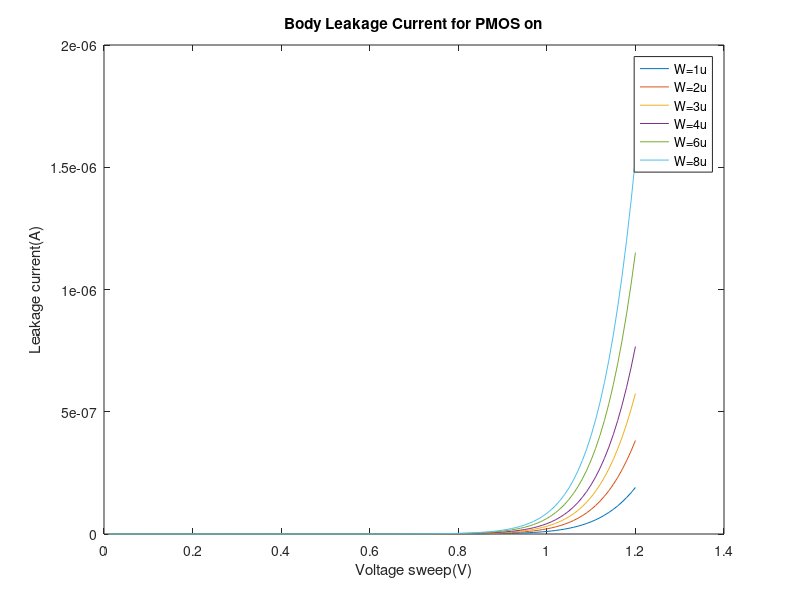

Write the MATLAB code that produced this figure.
x = [ 1.00000000e-02 2.00000000e-02 3.00000000e-02 4.00000000e-02 5.00000000e-02 6.00000000e-02 7.00000000e-02 8.00000000e-02 9.00000000e-02 1.00000000e-01 1.10000000e-01 1.20000000e-01 1.30000000e-01 1.40000000e-01 1.50000000e-01 1.60000000e-01 1.70000000e-01 1.80000000e-01 1.90000000e-01 2.00000000e-01 2.10000000e-01 2.20000000e-01 2.30000000e-01 2.40000000e-01 2.50000000e-01 2.60000000e-01 2.70000000e-01 2.80000000e-01 2.90000000e-01 3.00000000e-01 3.10000000e-01 3.20000000e-01 3.30000000e-01 3.40000000e-01 3.50000000e-01 3.60000000e-01 3.70000000e-01 3.80000000e-01 3.90000000e-01 4.00000000e-01 4.10000000e-01 4.20000000e-01 4.30000000e-01 4.40000000e-01 4.50000000e-01 4.60000000e-01 4.70000000e-01 4.80000000e-01 4.90000000e-01 5.00000000e-01 5.10000000e-01 5.20000000e-01 5.30000000e-01 5.40000000e-01 5.50000000e-01 5.60000000e-01 5.70000000e-01 5.80000000e-01 5.90000000e-01 6.00000000e-01 6.10000000e-01 6.20000000e-01 6.30000000e-01 6.40000000e-01 6.50000000e-01 6.60000000e-01 6.70000000e-01 6.80000000e-01 6.90000000e-01 7.00000000e-01 7.10000000e-01 7.20000000e-01 7.30000000e-01 7.40000000e-01 7.50000000e-01 7.60000000e-01 7.70000000e-01 7.80000000e-01 7.90000000e-01 8.00000000e-01 8.10000000e-01 8.20000000e-01 8.30000000e-01 8.40000000e-01 8.50000000e-01 8.60000000e-01 8.70000000e-01 8.80000000e-01 8.90000000e-01 9.00000000e-01 9.10000000e-01 9.20000000e-01 9.30000000e-01 9.40000000e-01 9.50000000e-01 9.60000000e-01 9.70000000e-01 9.80000000e-01 9.90000000e-01 1.00000000e+00 1.01000000e+00 1.02000000e+00 1.03000000e+00 1.04000000e+00 1.05000000e+00 1.06000000e+00 1.07000000e+00 1.08000000e+00 1.09000000e+00 1.10000000e+00 1.11000000e+00 1.12000000e+00 1.13000000e+00 1.14000000e+00 1.15000000e+00 1.16000000e+00 1.17000000e+00 1.18000000e+00 1.19000000e+00 1.20000000e+00];
I1 = [  2.74438675e-16 5.58797800e-16 8.53917631e-16 1.16042159e-15 1.47798440e-15 1.80866606e-15 2.15365920e-15 2.51274695e-15 2.89265140e-15 3.29033675e-15 3.71707873e-15 4.17157628e-15 4.66120198e-15 5.19766521e-15 5.79007328e-15 6.44232931e-15 7.17915311e-15 8.01659086e-15 8.97545926e-15 1.00830802e-14 1.13797860e-14 1.28994038e-14 1.46939752e-14 1.68346240e-14 1.93803307e-14 2.24247704e-14 2.60893737e-14 3.04903672e-14 3.58055599e-14 4.22205673e-14 4.99635056e-14 5.93206040e-14 7.06388073e-14 8.43205714e-14 1.00862894e-13 1.20852113e-13 1.45009872e-13 1.74181849e-13 2.09396736e-13 2.51874910e-13 3.03090886e-13 3.64815816e-13 4.39160860e-13 5.28636163e-13 6.36294836e-13 7.65734698e-13 9.21287352e-13 1.10814656e-12 1.33249314e-12 1.60169621e-12 1.92464274e-12 2.31184516e-12 2.77594094e-12 3.33198052e-12 3.99793046e-12 4.79525274e-12 5.74952759e-12 6.89128789e-12 8.25698884e-12 9.89001936e-12 1.18422147e-11 1.41752773e-11 1.69627576e-11 2.02923563e-11 2.42684813e-11 2.90155261e-11 3.46815823e-11 4.14429654e-11 4.95095475e-11 5.91310317e-11 7.06044685e-11 8.42831586e-11 1.00587115e-10 1.20015583e-10 1.43161748e-10 1.70730137e-10 2.03557258e-10 2.42635819e-10 2.89143411e-10 3.44476225e-10 4.10288657e-10 4.88539955e-10 5.81548632e-10 6.92056440e-10 8.23302770e-10 9.79111504e-10 1.16399161e-09 1.38325385e-09 1.64314513e-09 1.95100291e-09 2.31543176e-09 2.74650384e-09 3.25598577e-09 3.85759301e-09 4.56727314e-09 5.40351825e-09 6.38770594e-09 7.54446709e-09 8.90207660e-09 1.04928619e-08 1.23536217e-08 1.45260447e-08 1.70571169e-08 1.99995019e-08 2.34118806e-08 2.73592318e-08 3.19130403e-08 3.71514169e-08 4.31591223e-08 5.00274898e-08 5.78542485e-08 6.67432589e-08 7.68041764e-08 8.81520693e-08 1.00907019e-07 1.15193736e-07 1.31141227e-07 1.48882534e-07 1.68554582e-07 1.90298142e-07];
I2 = [  5.51614960e-16 1.12350450e-15 1.71672572e-15 2.33157677e-15 2.97049711e-15 3.63554672e-15 4.32726771e-15 5.05324949e-15 5.81327521e-15 6.61840374e-15 7.47102033e-15 8.38608696e-15 9.37184358e-15 1.04469385e-14 1.16343567e-14 1.29527465e-14 1.44307309e-14 1.61099432e-14 1.80411242e-14 2.02719785e-14 2.28714617e-14 2.59254423e-14 2.95432082e-14 3.38323120e-14 3.89514809e-14 4.50785242e-14 5.24424254e-14 6.12938519e-14 7.19745444e-14 8.48600704e-14 1.00430948e-13 1.19243157e-13 1.41988851e-13 1.69492025e-13 2.02747541e-13 2.42933278e-13 2.91482984e-13 3.50123576e-13 4.20905498e-13 5.06298128e-13 6.09253967e-13 7.33321390e-13 8.82753939e-13 1.06262048e-12 1.27901335e-12 1.53919238e-12 1.85187803e-12 2.22747341e-12 2.67841478e-12 3.21956697e-12 3.86870917e-12 4.64703796e-12 5.57992194e-12 6.69761469e-12 8.03623314e-12 9.63891467e-12 1.15570973e-11 1.38521573e-11 1.65973173e-11 1.98798842e-11 2.38039536e-11 2.84936068e-11 3.40967220e-11 4.07895072e-11 4.87818796e-11 5.83238475e-11 6.97131224e-11 8.33040963e-11 9.95186364e-11 1.18858633e-10 1.41921235e-10 1.69416552e-10 2.02188882e-10 2.41241733e-10 2.87767430e-10 3.43182156e-10 4.09167316e-10 4.87718348e-10 5.81202298e-10 6.92425586e-10 8.24713717e-10 9.82004804e-10 1.16895926e-09 1.39108818e-09 1.65490297e-09 1.96808977e-09 2.33971196e-09 2.78044442e-09 3.30284379e-09 3.92165881e-09 4.65418498e-09 5.52066793e-09 6.54475910e-09 7.75402723e-09 9.18052754e-09 1.08614299e-08 1.28397043e-08 1.51648594e-08 1.78937288e-08 2.10912917e-08 2.48315145e-08 2.91981925e-08 3.42857681e-08 4.02000964e-08 4.70591264e-08 5.49934662e-08 6.41467999e-08 7.46761301e-08 8.67518247e-08 1.00557461e-07 1.16289473e-07 1.34156615e-07 1.54379290e-07 1.77188776e-07 2.02826427e-07 2.31542901e-07 2.63597485e-07 2.99257574e-07 3.38798368e-07 3.82502787e-07];
I3 = [  8.28520195e-16 1.68794015e-15 2.57888329e-15 3.50262354e-15 4.46192562e-15 5.46025898e-15 6.50130991e-15 7.58984889e-15 8.73411586e-15 9.94170024e-15 1.12240946e-14 1.25992966e-14 1.40798831e-14 1.56966454e-14 1.74777727e-14 1.94553575e-14 2.16801403e-14 2.42063314e-14 2.71037533e-14 3.04548053e-14 3.43622700e-14 3.89532157e-14 4.43820328e-14 5.08291326e-14 5.85226312e-14 6.77279413e-14 7.87859361e-14 9.20912652e-14 1.08138325e-13 1.27498706e-13 1.50890585e-13 1.79159639e-13 2.13334558e-13 2.54664345e-13 3.04622647e-13 3.65003167e-13 4.37955228e-13 5.26058364e-13 6.32405586e-13 7.60710939e-13 9.15401435e-13 1.10181655e-12 1.32633834e-12 1.59658571e-12 1.92171626e-12 2.31263966e-12 2.78246003e-12 3.34680027e-12 4.02433642e-12 4.83741519e-12 5.81274612e-12 6.98220474e-12 8.38385958e-12 1.00631916e-11 1.20744803e-11 1.44825124e-11 1.73645855e-11 2.08129226e-11 2.49375364e-11 2.98695877e-11 3.57654965e-11 4.28117021e-11 5.12303810e-11 6.12862764e-11 7.32948008e-11 8.76315843e-11 1.04743927e-10 1.25164323e-10 1.49526572e-10 1.78584814e-10 2.13236205e-10 2.54547720e-10 3.03787868e-10 3.62464397e-10 4.32368792e-10 5.15628793e-10 6.14770675e-10 7.32792542e-10 8.73250829e-10 1.04036208e-09 1.23912275e-09 1.47544978e-09 1.75634526e-09 2.09008941e-09 2.48646536e-09 2.95702128e-09 3.51537450e-09 4.17756358e-09 4.96245429e-09 5.89220595e-09 6.99280416e-09 8.29466696e-09 9.83332938e-09 1.16502118e-08 1.37934755e-08 1.63189658e-08 1.92912421e-08 2.27846883e-08 2.68846926e-08 3.16888814e-08 3.73083835e-08 4.38690945e-08 5.15129062e-08 6.03988561e-08 7.07041514e-08 8.26250176e-08 9.63773248e-08 1.12196952e-07 1.30339855e-07 1.51081837e-07 1.74718010e-07 2.01561999e-07 2.31944920e-07 2.66214230e-07 3.04732518e-07 3.47876341e-07 3.96035218e-07 4.49610847e-07 5.09016631e-07 5.74677576e-07];
I4 = [  1.10566938e-15 2.25259264e-15 3.44125770e-15 4.67442925e-15 5.95487201e-15 7.28670596e-15 8.67643631e-15 1.01290504e-14 1.16547397e-14 1.32667315e-14 1.49789035e-14 1.68125062e-14 1.87918257e-14 2.09489544e-14 2.33233571e-14 2.59640399e-14 2.89304171e-14 3.23040206e-14 3.61694182e-14 4.06402342e-14 4.58556804e-14 5.19835910e-14 5.92234595e-14 6.78302900e-14 7.80972509e-14 9.03790931e-14 1.05137253e-13 1.22895617e-13 1.44304707e-13 1.70147750e-13 2.01357160e-13 2.39080457e-13 2.84690674e-13 3.39831462e-13 4.06503824e-13 4.87081729e-13 5.84427472e-13 7.02001825e-13 8.43916083e-13 1.01512028e-12 1.22155237e-12 1.47031866e-12 1.76993142e-12 2.13056656e-12 2.56442437e-12 3.08610082e-12 3.71303509e-12 4.46611324e-12 5.37024418e-12 6.45525473e-12 7.75677786e-12 9.31734204e-12 1.11877643e-11 1.34287338e-11 1.61126668e-11 1.93260356e-11 2.31719730e-11 2.77735526e-11 3.32775751e-11 3.98590830e-11 4.77267947e-11 5.71294696e-11 6.83636116e-11 8.17825252e-11 9.78070559e-11 1.16938478e-10 1.39773665e-10 1.67023197e-10 1.99532824e-10 2.38308874e-10 2.84548539e-10 3.39675560e-10 4.05382710e-10 4.83681909e-10 5.76963671e-10 6.88067355e-10 8.20363980e-10 9.77854242e-10 1.16528380e-09 1.38827923e-09 1.65350779e-09 1.96886496e-09 2.34369432e-09 2.78904485e-09 3.31797106e-09 3.94588264e-09 4.69095027e-09 5.57457554e-09 6.62193247e-09 7.86258985e-09 9.33122218e-09 1.10684183e-08 1.31215950e-08 1.55460220e-08 1.84059638e-08 2.17759379e-08 2.57420896e-08 3.04036726e-08 3.58746245e-08 4.22852122e-08 4.97837188e-08 5.85381312e-08 6.87377794e-08 8.05948706e-08 9.43458553e-08 1.10252559e-07 1.28603018e-07 1.49711964e-07 1.73920917e-07 2.01597872e-07 2.33136589e-07 2.68955520e-07 3.09496456e-07 3.55222981e-07 4.06618860e-07 4.64186491e-07 5.28445554e-07 5.99931965e-07 6.79197250e-07 7.66808393e-07];
I6 = [  1.66002195e-15 3.38168079e-15 5.16589809e-15 7.01706488e-15 8.93946375e-15 1.09393831e-14 1.30247375e-14 1.52061523e-14 1.74970715e-14 1.99159265e-14 2.24872204e-14 2.52397929e-14 2.82109405e-14 3.14479345e-14 3.50158270e-14 3.89766344e-14 4.34335727e-14 4.84924600e-14 5.42990132e-14 6.10110920e-14 6.88407664e-14 7.80382703e-14 8.89115170e-14 1.01826533e-13 1.17236949e-13 1.35684866e-13 1.57840754e-13 1.84496515e-13 2.16634870e-13 2.55425021e-13 3.02281637e-13 3.58915155e-13 4.27383823e-13 5.10174368e-13 6.10260974e-13 7.31224976e-13 8.77374562e-13 1.05387140e-12 1.26691713e-12 1.52393896e-12 1.83384384e-12 2.20729685e-12 2.65708636e-12 3.19848661e-12 3.84981456e-12 4.63296589e-12 5.57415052e-12 6.70467848e-12 8.06199378e-12 9.69084708e-12 1.16447182e-11 1.39874726e-11 1.67953932e-11 2.01595737e-11 2.41887534e-11 2.90127020e-11 3.47862884e-11 4.16942401e-11 4.99569362e-11 5.98371439e-11 7.16481839e-11 8.57635039e-11 1.02628203e-10 1.22772638e-10 1.46828582e-10 1.75548513e-10 2.09828455e-10 2.50735056e-10 2.99537936e-10 3.57747748e-10 4.27161622e-10 5.09916798e-10 6.08554318e-10 7.26094363e-10 8.66125354e-10 1.03290945e-09 1.23150697e-09 1.46792332e-09 1.74928221e-09 2.08402964e-09 2.48217367e-09 2.95556602e-09 3.51823210e-09 4.18675707e-09 4.98073648e-09 5.92330097e-09 7.04172555e-09 8.36813461e-09 9.94031499e-09 1.18026499e-08 1.40071861e-08 1.66148472e-08 1.96968053e-08 2.33360194e-08 2.76289481e-08 3.26874396e-08 3.86407929e-08 4.56379822e-08 5.38500187e-08 6.34724220e-08 7.47277498e-08 8.78681310e-08 1.03177725e-07 1.20975024e-07 1.41614901e-07 1.65490307e-07 1.93033526e-07 2.24716897e-07 2.61052953e-07 3.02593951e-07 3.49930797e-07 4.03691437e-07 4.64538821e-07 5.33168579e-07 6.10306598e-07 6.96706691e-07 7.93148561e-07 9.00436234e-07 1.01939710e-06 1.15088170e-06];
I8 = [  2.21399505e-15 4.51066051e-15 6.89097217e-15 9.35980893e-15 1.19238387e-14 1.45909760e-14 1.73715209e-14 2.02817364e-14 2.33381023e-14 2.65655553e-14 2.99946699e-14 3.36662122e-14 3.76270196e-14 4.19464810e-14 4.67017917e-14 5.19879279e-14 5.79341262e-14 6.46835016e-14 7.24247051e-14 8.13819498e-14 9.18267198e-14 1.04094684e-13 1.18599575e-13 1.35824511e-13 1.56380117e-13 1.80985435e-13 2.10536449e-13 2.46095679e-13 2.88965032e-13 3.40704895e-13 4.03205247e-13 4.78749852e-13 5.70081309e-13 6.80508601e-13 8.14011185e-13 9.75363887e-13 1.17030691e-12 1.40573577e-12 1.68991557e-12 2.03275244e-12 2.44612317e-12 2.94426289e-12 3.54421180e-12 4.26637024e-12 5.13515619e-12 6.17978065e-12 7.43518615e-12 8.94315524e-12 1.07536220e-11 1.29262764e-11 1.55324573e-11 1.86573569e-11 2.24026995e-11 2.68900180e-11 3.22643145e-11 3.86987092e-11 4.63997556e-11 5.56138590e-11 6.66349389e-11 7.98134753e-11 9.55673960e-11 1.14394792e-10 1.36889325e-10 1.63758389e-10 1.95844620e-10 2.34151655e-10 2.79874561e-10 3.34436045e-10 3.99529434e-10 4.77169575e-10 5.69753368e-10 6.80131357e-10 8.11692607e-10 9.68465195e-10 1.15523512e-09 1.37768687e-09 1.64256941e-09 1.95789215e-09 2.33315595e-09 2.77962511e-09 3.31064715e-09 3.94202836e-09 4.69247383e-09 5.58410245e-09 6.64304766e-09 7.90015732e-09 9.39180600e-09 1.11608353e-08 1.32576380e-08 1.57414032e-08 1.86815397e-08 2.21592937e-08 2.62695774e-08 3.11230208e-08 3.68482552e-08 4.35944327e-08 5.15339754e-08 6.08655395e-08 7.18171660e-08 8.46495736e-08 9.96595324e-08 1.17183239e-07 1.37599597e-07 1.61333282e-07 1.88857472e-07 2.20696108e-07 2.57425565e-07 2.99675611e-07 3.48129587e-07 4.03523777e-07 4.66645970e-07 5.38333307e-07 6.19469561e-07 7.10982028e-07 8.13838289e-07 9.29043097e-07 1.05763564e-06 1.20068746e-06 1.35930114e-06 1.53461000e-06];

figure;
plot(x, I1);
hold on
plot(x, I2);
plot(x, I3);
plot(x, I4);
plot(x, I6);
plot(x, I8);
hold off
xlabel('Voltage sweep(V)');
ylabel('Leakage current(A)');
title('Body Leakage Current for PMOS on');
legend('W=1u','W=2u','W=3u','W=4u','W=6u','W=8u');